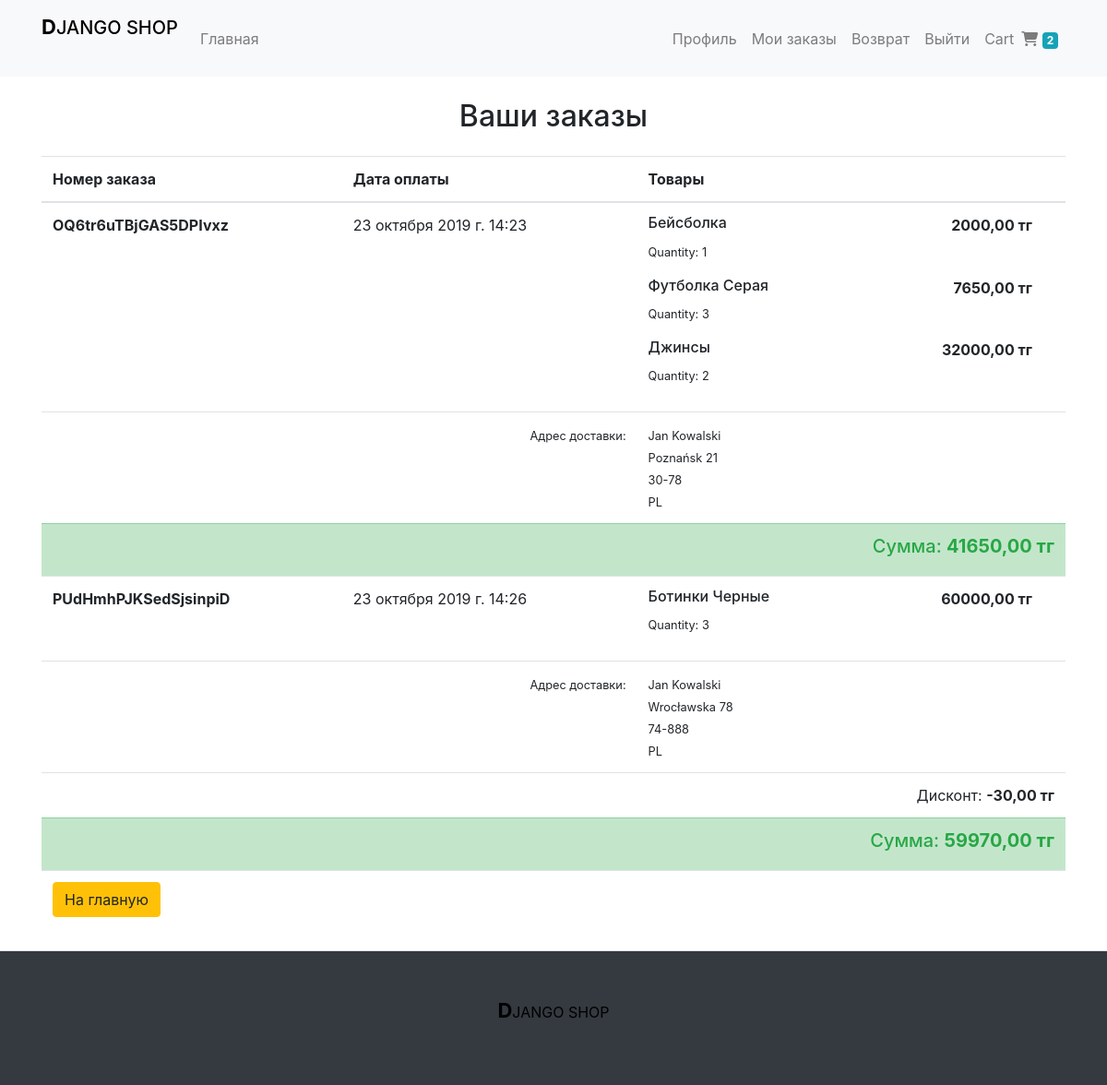
The page /accounts/orders/ (signed in) on the database its author committed.
### carts/models.py (models this page shows, shortened)
class Order(models.Model):
    order_id = models.CharField(max_length=20)
    user = models.ForeignKey(settings.AUTH_USER_MODEL, on_delete=models.CASCADE)
    items = models.ManyToManyField(OrderItem)
    ordered = models.BooleanField(default=False)
    created_date = models.DateTimeField(auto_now_add=True)
    shipping_address = models.ForeignKey(ShippingAddress, on_delete=models.SET_NULL, null=True, blank=True)
    payment = models.ForeignKey(Payment, on_delete=models.SET_NULL, null=True, blank=True)
    promo_code_applied = models.BooleanField(default=False)
    promo_code_discount = models.FloatField(default=0)
    refund_requested = models.BooleanField(default=False)
    refund_granted = models.BooleanField(default=False)
    def get_total_amount(self):
        total = sum(item.get_total() for item in self.items.all())
        return total - self.promo_code_discount
    def get_total_quantity(self):
        return sum(item.quantity for item in self.items.all())

class OrderItem(models.Model):
    user = models.ForeignKey(settings.AUTH_USER_MODEL, on_delete=models.CASCADE)
    item = models.ForeignKey(Product, on_delete=models.CASCADE)
    quantity = models.IntegerField(default=1)
    created_date = models.DateTimeField(auto_now_add=True)
    def get_total(self):
        return round(self.item.price * self.quantity, 2)

### checkout/models.py (models this page shows, shortened)
class Payment(models.Model):
    user = models.ForeignKey(settings.AUTH_USER_MODEL, on_delete=models.SET_NULL, blank=True, null=True)
    stripe_id = models.CharField(max_length=60)
    amount = models.FloatField()
    issued_data = models.DateTimeField(auto_now_add=True)

class ShippingAddress(models.Model):
    user = models.ForeignKey(settings.AUTH_USER_MODEL, on_delete=models.CASCADE)
    first_name = models.CharField(max_length=100)
    last_name = models.CharField(max_length=100)
    street = models.CharField(max_length=100)
    street_number = models.CharField(max_length=10)
    zip_code = models.CharField(max_length=30)
    city = models.CharField(max_length=50)
    country = CountryField()
    phone = models.CharField(max_length=30)
    current_address = models.BooleanField(default=False)

### products/models.py (models this page shows, shortened)
class Product(models.Model):
    IMG_DIMENSION = 540
    name = models.CharField(max_length=50)
    description = models.TextField()
    price = models.FloatField()
    category = models.ForeignKey(Category, on_delete=models.CASCADE)
    thumbnail = models.ImageField(upload_to='products/')
    class Meta:
        ordering = ['pk']

### carts/views.py (the view)
# urls.py: path('accounts/orders/', OrdersListView.as_view(), name='show-orders'),
class OrdersListView(LoginRequiredMixin, ListView):
    context_object_name = 'orders'
    def get_queryset(self):
        return self.request.user.order_set.filter(ordered=True)

### carts/templatetags/cart_icon.py (called while the page is built)
@register.filter
def total_cart_items(user):
    if user.is_authenticated:
        order = Order.objects.filter(user=user, ordered=False).first()
        return order.get_total_quantity() if order else 0
    return 0

### carts/templates/carts/order_list.html (shortened to what this page needs)
{% extends "products/base.html" %}
{% block content %}
    <div class="container my-4">
        <h2 class="text-center my-4">Ваши заказы</h2>
        <table class="table">
            {% if orders %}
                <thead>
                    <tr>
                        <th scope="col">Номер заказа</th>
                        <th scope="col">Дата оплаты</th>
                        <th scope="col">Товары</th>
                    </tr>
                </thead>
            {% endif %}
            <tbody>
                {% for order in orders %}
                    <tr>
                        <th scope="row">{{ order.order_id }}</th>
                        <td>
                            {{ order.payment.issued_data }}
                        </td>
                        <td>
                            {% for item in order.items.all %}
                                <div class="row align-middle">
                                    <div class="col-6 mb-3">
                                        <h6>{{ item.item.name }}</h6>
                                        <small>Quantity: {{ item.quantity }}</small>
                                    </div>
                                    <div class="col-6 text-right">
                                        <span class="font-weight-bold mr-4">{{ item.get_total|floatformat:2 }} тг</span>
                                    </div>
                                </div>
                            {% endfor %}
                        </td>
                    </tr>
                    <tr>
                        <td colspan="2" class="text-right"><small>Адрес доставки:</small></td>
                        <td>
                            <small >
                                {{ order.shipping_address.first_name }} {{ order.shipping_address.last_name }} <br>
                                {{ order.shipping_address.street }} {{ order.shipping_address.street_number }} <br>
                                {{ order.shipping_address.zip_code }} <br>
                                {{ order.shipping_address.country }}
                            </small >
                        </td>
                    </tr>
                    {% if order.promo_code_applied %}
                        <tr class="">
                            <td colspan="3" class="text-right">Дисконт: <span class="font-weight-bold">-{{ order.promo_code_discount|floatformat:2 }} тг</span></td>
                        </tr>
                    {% endif %}
                    <tr class="table-success">
                        <td colspan="3" class="text-right text-success"><h5>Сумма: <span class="font-weight-bold">{{ order.get_total_amount|floatformat:2 }} тг</span></h5></td>
                    </tr>
                    {% empty %}
                        <div class="alert alert-info" role="alert">
                            У вас нет активных заказов
                        </div>
                {% endfor %}
                <tr>
                    <td colspan="3"><a class="btn btn-warning" href="{% url 'products:home-page' %}">На главную</a> </td>
                </tr>
            </tbody>
        </table>
    </div>
{% endblock %}

### products/templates/products/navbar.html (shortened to what this page needs)
{% load cart_icon %}
<nav class="navbar sticky-top navbar-expand-md navbar-light bg-light">
    <div class="container">
        <a class="navbar-brand h1 text-primary" href="{% url 'products:home-page' %}"><p style="color: black; "><b style="font-size: 22px;">D</b>JANGO SHOP</p></a>
        <div class="collapse navbar-collapse" id="navbarToggler">
            <ul class="navbar-nav mr-auto">
                <li class="nav-item">
                    <a class="nav-link" href="{% url 'products:home-page' %}">Главная</a>
                </li>
            </ul>
            <ul class="navbar-nav">
                {% if user.is_authenticated %}
                    <li class="nav-item">
                        <a class="nav-link" href="{% url 'profile' %}">Профиль</a>
                    </li>
                    <li class="nav-item">
                        <a class="nav-link" href="{% url 'show-orders' %}">Мои заказы</a>
                    </li>
                    <li class="nav-item">
                        <a class="nav-link" href="{% url 'refund' %}">Возврат</a>
                    </li>
                    <li class="nav-item">
                        <a class="nav-link" href="{% url 'account_logout' %}">Выйти</a>
                    </li>
                {% endif %}
                <li class="nav-item">
                    <a class="nav-link" href="{% url 'carts:show-cart' %}">Cart<i class="fas fa-shopping-cart ml-2"></i>
                        <span id="cart-total-items" class="badge badge-info">{{ user| total_cart_items }}</span>
                    </a>
                </li>
            </ul>
        </div>
    </div>
</nav>

### rows shown on the page
Order: order_id "OQ6tr6uTBjGAS5DPIvxz", payment.issued_data "23 октября 2019 г. 14:23", shipping_address.first_name "Jan", shipping_address.last_name "Kowalski", shipping_address.street "Poznańsk", shipping_address.street_number "21", shipping_address.zip_code "30-78", shipping_address.country "PL", get_total_amount "41650,00"
OrderItem: item.name "Бейсболка", quantity "1", get_total "2000,00"
OrderItem: item.name "Футболка Серая", quantity "3", get_total "7650,00"
OrderItem: item.name "Джинсы", quantity "2", get_total "32000,00"
Order: order_id "PUdHmhPJKSedSjsinpiD", payment.issued_data "23 октября 2019 г. 14:26", shipping_address.first_name "Jan", shipping_address.last_name "Kowalski", shipping_address.street "Wrocławska", shipping_address.street_number "78", shipping_address.zip_code "74-888", shipping_address.country "PL", promo_code_discount "30,00", get_total_amount "59970,00"
OrderItem: item.name "Ботинки Черные", quantity "3", get_total "60000,00"

### other values the page prints
{{ user| total_cart_items }} "2"
